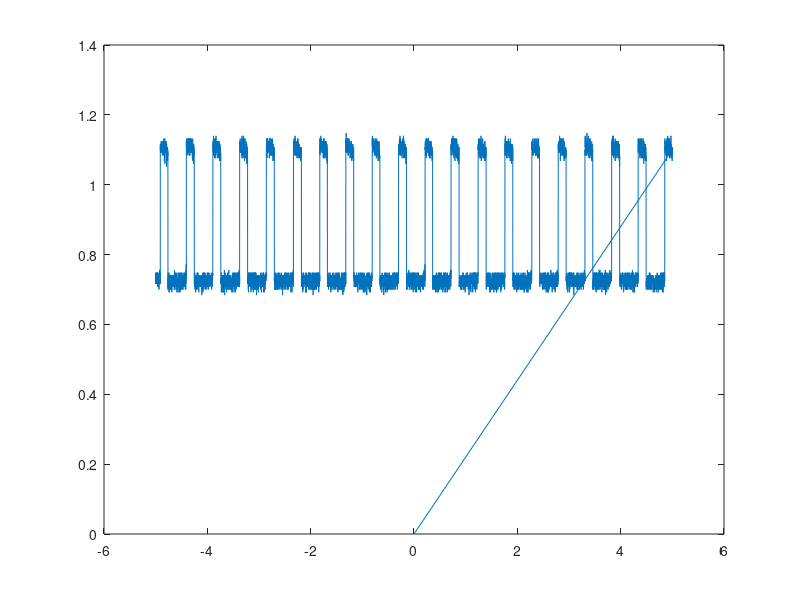

Recreate this plot in MATLAB.

clc;
clear;

############

M = dlmread("./data/ex1/tek0001ALL.csv");

x = M(:, 1);
y = M(:, 2);

plot(x, y);

############

M = dlmread("./data/ex2/tek0001ALL.csv");

x = M(:, 1);
y = M(:, 2);

# plot(x, y);

############